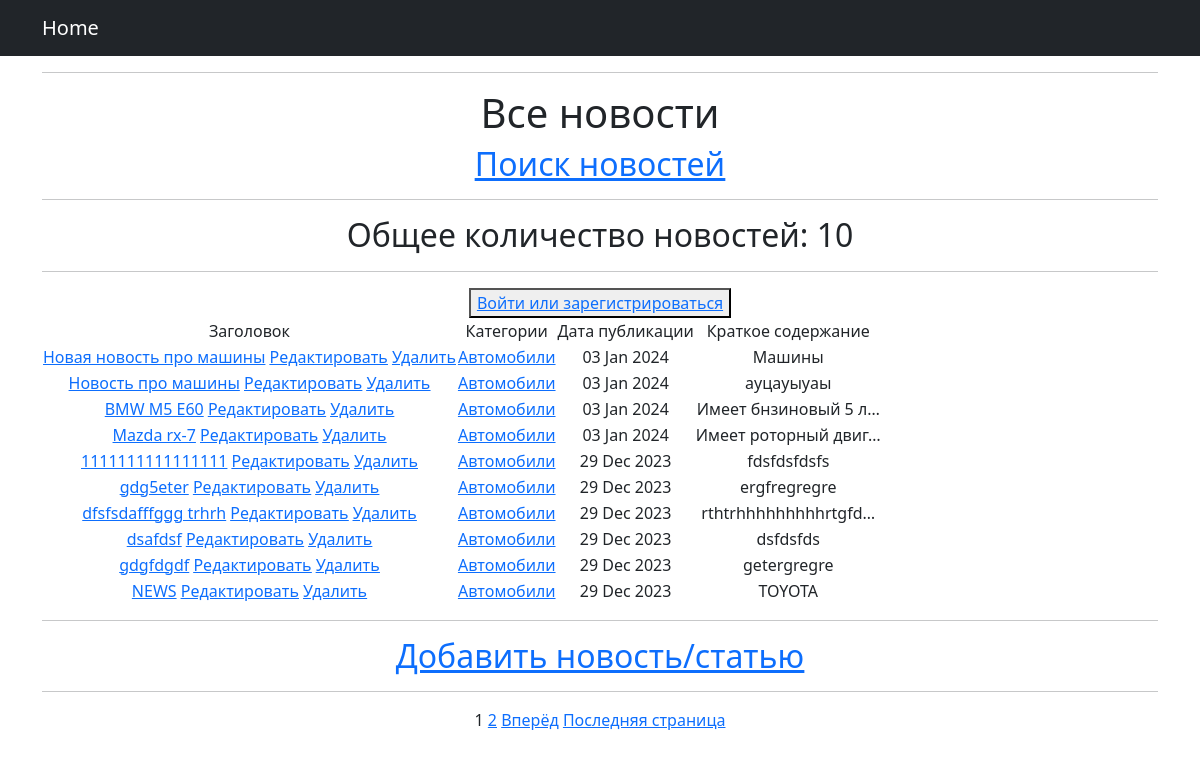
The page /news/categories/4/ on the database as committed earlier.
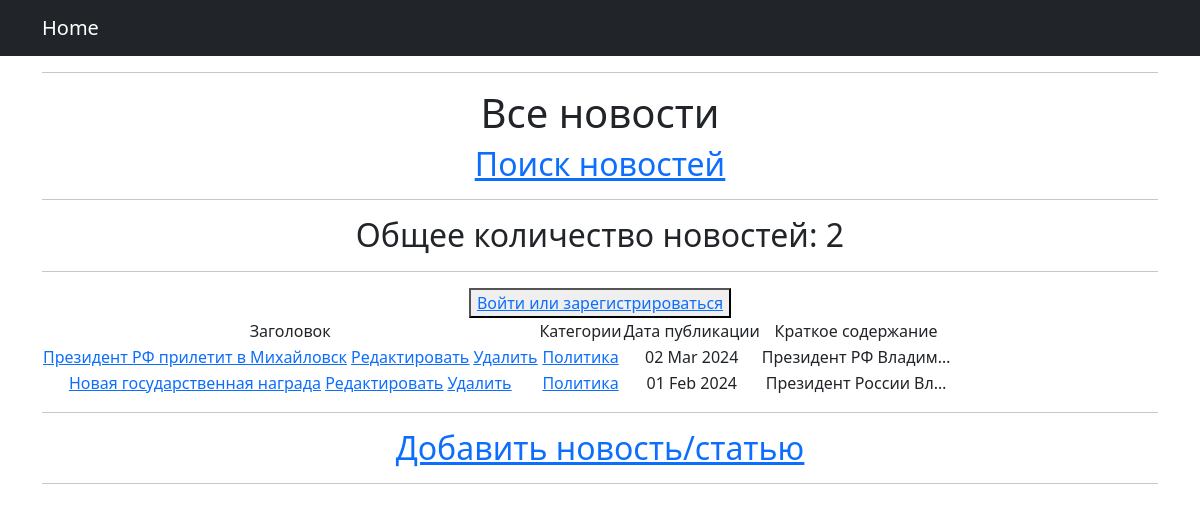
The same page on the database as committed later.
### news_p/models.py (models this page shows, shortened)
class Post(models.Model):
    news = 'NW'
    article = "AR"
    POST_TYPE = [(news, 'Новость'), (article, 'Статья'),]
    type = models.CharField(max_length=2, choices=POST_TYPE, default=news)
    date = models.DateTimeField(auto_now_add=True)
    title = models.CharField(max_length=255)
    text = models.TextField()
    rating = models.IntegerField(default=0)
    author = models.ForeignKey(Author, on_delete=models.CASCADE)
    category = models.ManyToManyField(Category, through='PostCategory')

class Category(models.Model):
    name = models.CharField(max_length=255, unique=True)
    subscribers = models.ManyToManyField(User, blank=True, null=True, related_name='categories')
    def __str__(self):
        return self.name.title()

### news_p/views.py (the view)
# urls.py: path('categories/<int:pk>/', CategoryListView.as_view(), name='category_list'),
class CategoryListView(PostList):
    model = Post
    template_name = 'category_list.html'
    context_object_name = 'category_news_list'
    def get_queryset(self):
        self.category = get_object_or_404(Category, id=self.kwargs['pk'])
        queryset = Post.objects.filter(category=self.category).order_by('-date')
        return queryset
    def get_context_data(self, **kwargs):
        context = super().get_context_data(**kwargs)
        context['is_not_subscriber'] = self.request.user not in self.category.subscribers.all()
        context['category'] = self.category
        return context

### news_p/templatetags/custom_filters.py (called while the page is built)
@register.filter()
def censor(value):
    if type(value) != str:
        raise TypeError('Необходимо передать строку!')
    else:
        for word in value.split():
            if word.lower() in CENS_LIST:
                cens_word = word[0] + ((len(word) - 1) * '*')
                value = value.replace(word, cens_word)
    return value

### news_p/templatetags/custom_tags.py (called while the page is built)
@register.simple_tag(takes_context=True)
def url_replace(context, **kwargs):
   d = context['request'].GET.copy()
   for k, v in kwargs.items():
       d[k] = v
   return d.urlencode()

### templates/category_list.html (shortened to what this page needs)
{% extends 'flatpages/default.html' %}
{% load custom_filters %}
{% load custom_tags %}
{% block title %}
<hr>
<h1>Все новости</h1>
<a href="{% url 'search' %}"><u><h2>Поиск новостей</h2></u></a>
<hr>
{% endblock title %}
{% block content %}
<h2>Общее количество новостей: {{ category_news_list|length }}</h2>
<hr>
{% if request.user.username %}
    <h2>{{ request.user.username }}</h2>
    <button><a href="{% url 'profile' %}">В личный кабинет</a></button>
    {% if is_not_subscriber %}
        <button><a href="{% url 'subscribe' category.id %}">Подписаться</a> </button>
    {% endif %}
{% else %}
    <button><a href="{% url 'profile' %}">Войти или зарегистрироваться</a></button>
{% endif %}
<table>
    <thead>
        <td> Заголовок </td>
        <td> Категории </td>
        <td> Дата публикации </td>
        <td> Краткое содержание </td>
    </thead>
    {% for post in category_news_list %}
        <tr>
            <td>
                <a href="{% url 'news_detail' post.id %}">{{ post.title|censor }}</a>
                <a href="{% url 'news_edit' post.id %}"><u>Редактировать</u></a>
                <a href="{% url 'news_delete' post.id %}"><u>Удалить</u></a>
            </td>
            <td>
                {% for category in post.category.all %}
                    <a href=" url 'category_list' category.id">{{ category }}</a>
                {% endfor %}
            </td>
            <td>{{ post.date|date:'d M Y' }}</td>
            <td>{{ post.text|truncatechars:20|censor }}</td>
        </tr>
    {% endfor %}
</table>
<hr>
<a href="{% url 'news_add' %}"><h2>Добавить новость/статью</h2></a>
<hr>
{% if is_paginated %}
    {% for num in page_obj.paginator.page_range %}
        {% if page_obj.number == num %}
            <a>{{ num }}</a>
        {% elif num > page_obj.number|add:'-3' and num < page_obj.number|add:'3' %}            <a href="?{% url_replace page=num %}">{{ num }}</a>
        {% endif %}
    {% endfor %}
    {% if page_obj.has_next %}
        <a href="?{% url_replace page=page_obj.next_page_number %}">Вперёд</a>
        <a href="?{% url_replace page=page_obj.paginator.num_pages %}">Последняя страница</a>
    {% endif %}
{% endif %}
{% endblock content %}

### templates/flatpages/default.html (shortened to what this page needs)
<!DOCTYPE html>
<html lang="en">
    <head>
        {% load static %}
        <link href="{% static 'css/styles.css' %}" rel="stylesheet" />
    </head>
    <body>
        <nav class="navbar navbar-expand-lg navbar-dark bg-dark static-top">
            <div class="container">
                <a class="navbar-brand" href="{% url 'home' %}">Home</a>
            </div>
        </nav>
        <div class="container">
            <div class="row">
                <div class="col-lg-12 text-center">
                    {% block title %}{%endblock title %}
                    {% block content %}{% endblock content %}
                </div>
            </div>
        </div>
    </body>
</html>

Rows that differ between the two databases and show on the page:
removed Post: title|censor "Новая новость про машины", date "03 Jan 2024", text|censor "Машины", Category (name "Автомобили")
removed Post: title|censor "Новость про машины", date "03 Jan 2024", text|censor "ауцауыуаы", Category (name "Автомобили")
removed Post: title|censor "BMW M5 E60", date "03 Jan 2024", text|censor "Имеет бнзиновый 5 л…", Category (name "Автомобили")
removed Post: title|censor "Mazda rx-7", date "03 Jan 2024", text|censor "Имеет роторный двиг…", Category (name "Автомобили")
removed Post: title|censor "1111111111111111", date "29 Dec 2023", text|censor "fdsfdsfdsfs", Category (name "Автомобили")
removed Post: title|censor "gdg5eter", date "29 Dec 2023", text|censor "ergfregregre", Category (name "Автомобили")
removed Post: title|censor "dfsfsdafffggg trhrh", date "29 Dec 2023", text|censor "rthtrhhhhhhhhhrtgfd…", Category (name "Автомобили")
removed Post: title|censor "dsafdsf", date "29 Dec 2023", text|censor "dsfdsfds", Category (name "Автомобили")
removed Post: title|censor "gdgfdgdf", date "29 Dec 2023", text|censor "getergregre", Category (name "Автомобили")
removed Post: title|censor "NEWS", date "29 Dec 2023", text|censor "TOYOTA", Category (name "Автомобили")
now on this page (row edited): Post: title|censor "Президент РФ прилетит в Михайловск", date "02 Mar 2024", text|censor "Президент РФ Владим…", Category (name "Политика")
now on this page (row edited): Post: title|censor "Новая государственная награда", date "01 Feb 2024", text|censor "Президент России Вл…", Category (name "Политика")
Other text that changed with them:
{{ category_news_list|length }}: "10" → "2"
list line gone: "1"
list line gone: "2"
text no longer shown: "Вперёд Последняя страница"
